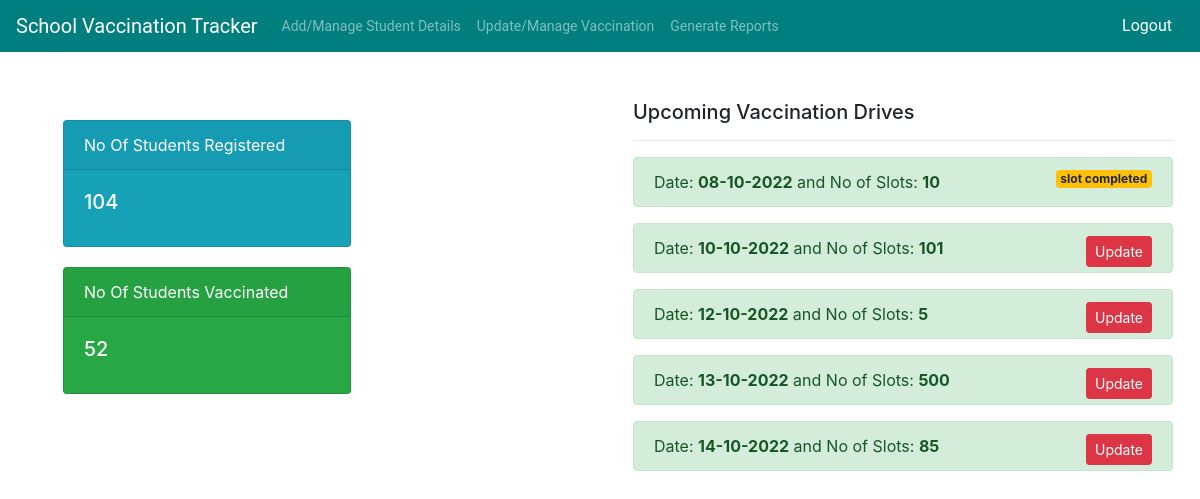
/dashboard/ (signed in), run on the app's committed database.
### vaccinationtracker/models.py (models this page shows, shortened)
class VaccinationDrive(models.Model):
    date = models.CharField(max_length=10, unique=True)
    no_of_slots = models.IntegerField()
    is_slote_done = models.BooleanField(default=False)

### vaccinationtracker/views.py (the view)
# urls.py: path('dashboard/', dashboard, name='dashboard'),
@login_required(login_url="/login/")
def dashboard(request):
    obj = VaccinationDrive.objects.all().values('id','date', 'no_of_slots', 'is_slote_done')
    vaccination_obj  = VaccinationDriveSerialization(obj, many=True)
    vaccinated_obj = CustomUser.objects.filter(vaccination_status=True).count()
    total_registered = CustomUser.objects.all().count()
    return render(request, 'dashboard.html', {"data": vaccination_obj.data, "data1": vaccinated_obj, "data2": total_registered})

### templates/dashboard.html (shortened to what this page needs)
{% extends 'base.html'%}
{% block content %}
<div class="container m-5">
  <div class="row">
    <div class="col">
      <div class="card text-white bg-info mb-3" style="max-width: 18rem; margin-top: 20px;">
        <div class="card-header">No Of Students Registered</div>
        <div class="card-body">
          <h5 class="card-title">{{data2}}</h5>
        </div>
      </div>
      <div class="card text-white bg-success mb-3" style="max-width: 18rem; margin-top: 20px;">
        <div class="card-header">No Of Students Vaccinated</div>
        <div class="card-body">
          <h5 class="card-title">{{data1}}</h5>
        </div>
      </div>
    </div>
    <div class="col">
      <h5 class="title">Upcoming Vaccination Drives</h5>
        <hr />
        {% if data %}
        {% for i in data%}
            <div class="alert alert-success" id="avl">
                Date: <strong id="date_id">{{i.date}}</strong> and No of Slots: <strong id="slot_id">{{i.no_of_slots}}</strong>
                {% if i.is_slote_done and user.is_school_coordinator %}
                <span class="badge badge-warning float-right">slot completed</span>
                {% elif user.is_school_coordinator %}
               <a class="btn btn-danger btn-sm float-right edit-btn" href="update/{{ i.id }}">Update</a>
                {% endif %}
            </div>
            {% endfor %}
            {%else%}
            <div class="alert alert-danger">NO Upcoming Drives</div>
            {% endif %}
    </div>
  </div>
  {% endblock %}

### templates/base.html (shortened to what this page needs)
<!DOCTYPE html>
<html lang="en">
  <head>
    {% load static %}
    <link rel="stylesheet" href="{% static 'linercost/css/jquery-ui.css' %}">
    <link rel="stylesheet" href="http://cdn.datatables.net/1.10.2/css/jquery.dataTables.min.css"></style>
    <link rel="stylesheet" href="{% static 'linercost/css/bootstrap.min.css' %}">
    <link rel="stylesheet" href="{% static 'linercost/css/lobibox.min.css' %}">
    <link rel="stylesheet" href="{% static 'linercost/css/select2.min.css' %}">
    <link rel="stylesheet" href="{% static 'linercost/css/fontawesome/all.css' %}">
  </head>
  <body>
    <nav class="navbar navbar-expand-lg navbar-dark" style="background-color: #017e7e; font: 400 14px/20px Roboto,Helvetica Neue,sans-serif;">
      <a class="navbar-brand" href="{%url 'dashboard'%}">School Vaccination Tracker</a>
      {%if user.is_authenticated %}
      <div class="collapse navbar-collapse" id="navbarSupportedContent">
        <ul class="navbar-nav mr-auto">
          {%if user.is_school_coordinator %}
          <li class="nav-item" id="a">
            <a class="nav-link" href="{%url 'student_detail'%}">Add/Manage Student Details<span class="sr-only">(current)</span></a>
          </li>
          {% endif %}
          {%if user.is_school_coordinator %}
          <li class="nav-item">
            <a class="nav-link" href="{%url 'create_vaccine_form'%}">Update/Manage Vaccination</a>
          </li>
          {% endif %}
          {%if user.is_school_coordinator %}
          <li class="nav-item">
            <a class="nav-link" href="{%url 'genearte_report'%}">Generate Reports</a>
          </li>
          {% endif %}
        </ul>
        <a class="btn btn-outline-warning" class="nav-link" href="{% url 'logout' %}" style="color:white; border: white;"
            >Logout <span class="sr-only">(current)</span></a
          >
        {% endif %}
      </div>
    </nav>
    {% block content %} {% endblock %}
  </body>
</html>

### data on the page
VaccinationDrive: date "08-10-2022"
VaccinationDrive: date "10-10-2022"
VaccinationDrive: date "12-10-2022"
VaccinationDrive: date "13-10-2022"
VaccinationDrive: date "14-10-2022"

### other printed values
{{ data2 }} "104"
{{ data1 }} "52"
{{ i.no_of_slots }} "10" "101" "5" "500" "85"
